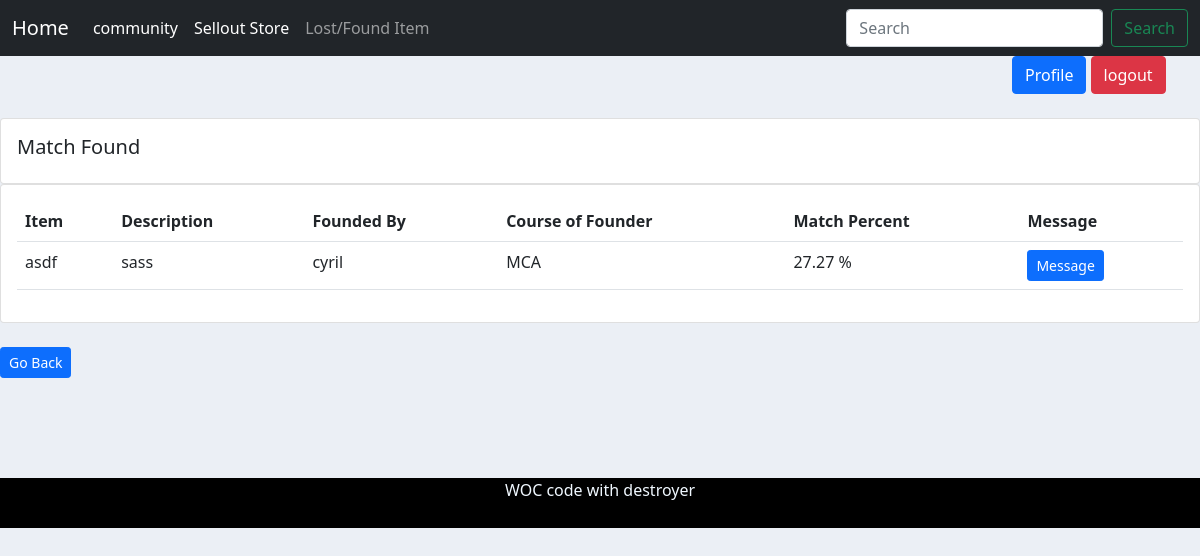
Screenshot of /matchpageresult/2/ with the database file from the repository.
### lfi/models.py (models this page shows, shortened)
class LostItem(models.Model):  # Model class from models module is inherited in class Question.
    TYPE = (
        ('metal','metal'),
        ('plastic','plastic'),
        ('wooden','wooden'),
        ('leather','leather'),
        ('cloth','cloth'),
        ('mix','mix'),
        ('chemicals','chemicals'),
        )
    COLOR = (
        ('mix','mix'),
        ('transparent','transparent'),
        ('translucent','translucent'),
        ('grey','grey'),
        ('purple','purple'),
        ('gold','gold'),
        ('silver','silver'),
        ('white','white'),
        ('pink','pink'),
        ('orange','orange'),
        ('brown','brown'),
        ('black','black'),
        ('green','green'),
        ('yellow','yellow'),
        ('blue','blue'),
        ('red','red'),
        )
    SHAPE = (
        ('other','other'),
        ('circle','circle'),
        ('kite','kite'),
        ('shape-changer','shape-changer'),
        ('cube','cube'),
        ('cuboid','cuboid'),
        ('sphere','sphere'),
        ('cylindrical','cylindrical'),
        ('cone','cone'),
        ('pyramid','pyramid'),
        ('square','square'),
        ('rectangle','rectangle'),
        ('triangle','triangle'),
        )
    C_TYPE = (
        ('branded','branded'),
        ('local','local')
        )
    item_name = models.CharField(max_length=100,null=False)
    student = models.ForeignKey(Signup, null=True , on_delete=models.SET_NULL)
    date_created = models.DateField(null=False, blank = False, auto_now = True)
    item_description = models.CharField(max_length=2000,null=False)
    item_type = models.CharField(max_length=2000,null=False,choices=TYPE,default='mix')
    lost_place = models.CharField(max_length=100,null=True,blank=True)
    lost_time = models.TimeField(auto_now=False)
    lost_date = models.DateField(null=False, blank = False)
    item_price = models.IntegerField(null=False)
    item_color = models.CharField(max_length=20,choices=COLOR,default='mix')
    shape = models.CharField(max_length=20,choices=SHAPE,default='other')
    author_name = models.CharField(max_length=20,null = True,blank=True)
    company_type = models.CharField(max_length=20,null=True,blank=True,choices=C_TYPE,default='local')
    item_pic1 = models.ImageField(upload_to='lost/images/',verbose_name='pic1',null=True,blank=True)

### register/models.py (models this page shows)
class Signup(models.Model):  # Model class from models module is inherited in class Question.
    name = models.CharField(max_length=20, verbose_name="Name")
    GENDER = (
        ('Male', 'Male'),
        ('Female', 'Female'),
        ('Other', 'Other'),
    )
    gender = models.CharField(max_length=10,verbose_name="Gender",choices=GENDER)
    student_id = models.CharField(max_length=10, verbose_name="College Registration ID", unique=True) #college id hi dalegi
    email = models.EmailField(max_length=100, verbose_name='College Email ID')
    COURSE = (
        ('BTech', 'BTech'),
        ('MTech', 'MTech'),
        ('MCA', 'MCA'),
        ('MSc', 'MSc'),
        ('MBA', 'MBA'),
        ('Ph.D', 'Ph.D'),
    )
    course = models.CharField(max_length=20, verbose_name='Course Name',choices=COURSE)
    password = models.CharField(max_length=100, verbose_name='Password')
    dob = models.DateField(max_length=10, verbose_name='Date Of Birth')
    photo = models.ImageField(upload_to='profile/images/',verbose_name='Photo',null=True,blank=True)
    mobile_number = models.IntegerField(verbose_name='mobile number')
    def __str__(self):  # A method is declared so that in admin panel Text of Question is displayed.
        return self.student_id

### lfi/views.py (the view)
# urls.py: path("matchpageresult/<str:pk>/",views.matchpageresult,name="matchpageresult"),
def matchpageresult(request,pk):
    oneitem = LostItem.objects.get(id=pk)
    allitem = FoundItem.objects.all()
    stu_id1 = oneitem.student_id
    item_name1 = oneitem.item_name
    item_price1 = oneitem.item_price
    item_desc1 = oneitem.item_description
    item_type1 = oneitem.item_type
    lost_place1 = oneitem.lost_place
    lost_time1 = oneitem.lost_time
    lost_date1 = oneitem.lost_date
    item_color1 = oneitem.item_color
    company_type1 = oneitem.company_type
    item_shape1 = oneitem.shape
    author_name1 = oneitem.author_name
    fg=[]
    for i in allitem :
        stu_id = i.student
        z=0
        if i.item_name == item_name1:
            z+=1
        if i.item_price == item_price1:
            z+=1
        if i.found_place == lost_place1 :
            z+=1
        if i.shape == item_shape1 :
            z+=1
        if i.item_type == item_type1:
            z += 1
        if i.found_time == lost_time1:
            z += 1
        if i.found_date == lost_date1 :
            z+=1
        if i.company_type == company_type1 :
            z+=1
        if i.author_name == author_name1 :
            z+=1
        if i.item_color == item_color1 :
            z+=1
        if i.item_description ==  item_desc1 :
            z+=1
        sd = round((z/11 * 100),2)
        fb = Signup.objects.get(student_id=i.student)
        stu_name = fb.name
        stu_course = fb.course
        obj = Match(item_name1, item_desc1,stu_name,stu_course,sd)
        fg.append(obj)
    context = {'mi':fg}
    return render(request,"lfi/matchpageresult.html",context)

### lfi/templates/lfi/matchpageresult.html (shortened to what this page needs)
{% extends 'lfi/main.html' %}
{% block content %}
<br>
{% if mi %}
<div class="row">
	<div class="col-md">
		<div class="card card-body">
			<h5>Match Found</h5>
		</div>
		<div class="card card-body">
			<table class="table">
				<tr>
					<th>Item</th>
					<th>Description</th>
					<th>Founded By</th>
                    <th>Course of Founder</th>
					<th>Match Percent</th>
					<th>Message</th>
				</tr>
				{% for i in mi %}
					<tr>
						<td>{{i.name}}</td>
						<td>{{i.description}}</td>
						<td>{{i.founded_by}}</td>
						<td>{{i.course}}</td>
						<td>{{i.match_percent}} %</td>
						<td>
							<a class="btn btn-primary  btn-sm btn-block" href="#">Message</a>
						</td>
					</tr>
				{% endfor %}
			</table>
		</div>
	</div>
</div>
    {% endif %}
    <br>
        <a class="btn btn-primary  btn-sm btn-block" href="{%  url 'userslostentries' %}">Go Back</a>
{% endblock content %}

### bsi/static/bsi/css/bsi.css (style rules this page uses)
body , html { height: 100%; }
#bg { background-repeat: no-repeat; background-size: cover; background-position: center; height: 100%; }

### static/css/main.css (style rules this page uses)
body { background-color : #ebeff5; }

### rows the page displays
LostItem: name "asdf", description "sass"
Signup: founded_by "cyril", course "MCA"

### other values shown
{{ i.match_percent }} "27.27"
